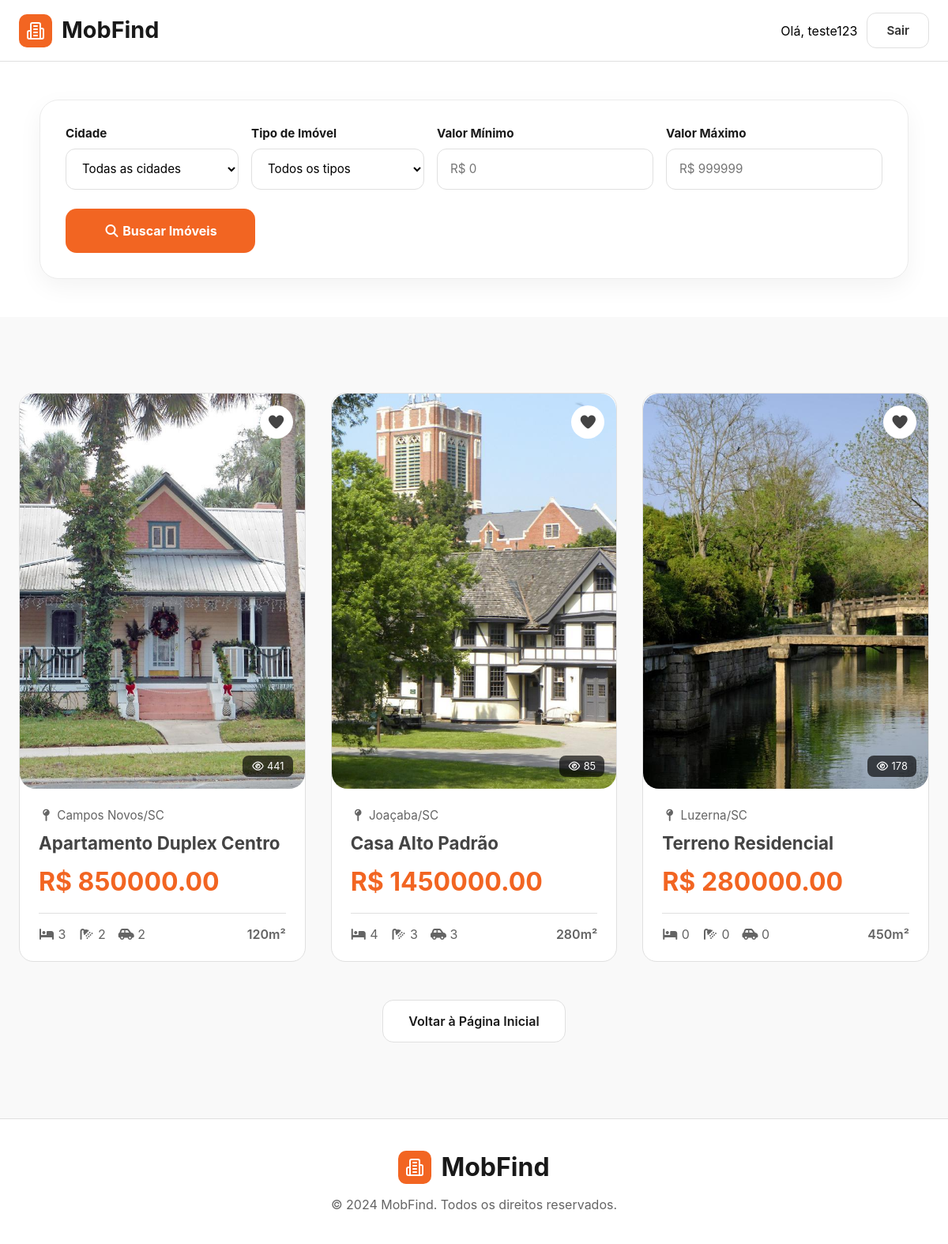
/properties/ (signed in), run on the app's committed database.
### core/models.py (models this page shows, shortened)
class Property(models.Model):
    title = models.CharField(
        max_length=255
    )
    description = models.TextField()
    city = models.ForeignKey(
        City,
        on_delete=models.PROTECT,
        related_name='properties'
    )
    property_type = models.ForeignKey(
        PropertyType,
        on_delete=models.PROTECT,
        related_name='properties'
    )
    price = models.DecimalField(
        max_digits=12,
        decimal_places=2
    )
    area = models.PositiveIntegerField()
    bedrooms = models.PositiveSmallIntegerField(
        default=0
    )
    bathrooms = models.PositiveSmallIntegerField(
        default=0
    )
    garages = models.PositiveSmallIntegerField(
        default=0
    )
    image = models.ImageField(
        upload_to='properties/',
        blank=True,
        null=True,
    )
    is_featured = models.BooleanField(
        default=False
    )
    is_active = models.BooleanField(
        default=True
    )
    views = models.PositiveIntegerField(
        default=0
    )
    created_at = models.DateTimeField(
        auto_now_add=True
    )
    updated_at = models.DateTimeField(
        auto_now=True
    )
    class Meta:
        verbose_name_plural = 'Properties'

class City(models.Model):
    name = models.CharField(
        max_length=100
    )
    state = models.CharField(
        max_length=2
    )
    class Meta:
        verbose_name = 'city'
        verbose_name_plural = 'cities'
    def __str__(self):
        return f'{self.name}/{self.state}'

### core/views.py (the view)
def properties(request):
    favorites_ids = []
    if request.user.is_authenticated:
        favorites_ids = list(
            Favorite.objects.filter(
                user=request.user
            ).values_list(
                'property_id',
                flat=True
            )
        )
    properties = Property.objects.filter(
        is_active=True
    )
    city_id = request.GET.get('city')
    property_type_id = request.GET.get('property_type')
    min_price = request.GET.get('min_price')
    max_price = request.GET.get('max_price')
    if city_id:
        properties = properties.filter(
            city_id=city_id
        )
    if property_type_id:
        properties = properties.filter(
            property_type_id=property_type_id
        )
    if min_price:
        properties = properties.filter(
            price__gte=min_price
        )
    if max_price:
        properties = properties.filter(
            price__lte=max_price
        )
    context = {
        'properties': properties,
        'cities': City.objects.all(),
        'property_types': PropertyType.objects.all(),
        'selected_city': city_id,
        'selected_property_type': property_type_id,
        'selected_min_price': min_price,
        'selected_max_price': max_price,
        'favorites_ids': favorites_ids,
    }
    return render(
        request,
        'pages/properties.html',
        context,
    )

### core/templates/pages/properties.html (shortened to what this page needs)
{% include 'partials/head.html' %}
<body>
    {% include 'partials/header.html' %}
    {% include 'partials/search-box.html' %}
    <section class="featured-properties">
        <div class="property-grid">
            {% for property in properties %}
            {% include 'partials/property-card.html' %}
            {% endfor %}
        </div>
        <div class="featured-actions">
            <a href="/" class="btn-view-all">
                Voltar à Página Inicial
            </a>
        </div>
    </section>
    {% include 'partials/footer.html' %}
</body>
</html>

### core/templates/partials/header.html (shortened to what this page needs)
<header>
    <div class="container">
        <div class="main-logo">
            <a href="/" class ="logo">
                <span class="logo-icon">
                </span>
                <span class="title">MobFind</span>
            </a>
        </div>
    <div class="header-actions">
        {% if user.is_authenticated %}
            <span class="user-name">
                Olá, {{ user.username }}
            </span>
            <a href="{% url 'core:logout' %}" class="btn btn-outline">
                Sair
            </a>
        {% endif %}
    </div>
    </div>
</header>

### core/templates/partials/property-card.html (shortened to what this page needs)
<article class="property-card">
    <div class="property-image">
        {% if user.is_authenticated %}
            <a
                href="{% url 'core:toggle_favorite' property.id %}"
                class="favorite-btn"
            >
                {% if property.id in favorites_ids %}
                    <i class="fa-solid fa-heart"></i>
                {% else %}
                    <i class="fa-regular fa-heart"></i>
                {% endif %}
            </a>
        {% endif %}
        <a href="{% url 'core:property_detail' property.id %}">
            {% if property.image %}
                <img src="{{ property.image.url }}" alt="">
            {% else %}
                <img src="https://loremflickr.com/1200/800/architecture,house" alt="">
            {% endif %}
        </a>
        <span class="property-views">
            <i class="fa-regular fa-eye"></i> {{ property.views }}
        </span>
    </div>
    <div class="property-content">
        <div class="property-city">
            <i class="fa-solid fa-map-pin"></i> {{ property.city }}
        </div>
        <h3>
            <a href="{% url 'core:property_detail' property.id %}">{{ property.title }}</a>
        </h3>
        <div class="property-price">
            R$ {{ property.price }}
        </div>
        <div class="property-details">
            <span>
                <i class="fa-solid fa-bed"></i> {{ property.bedrooms }}
            </span>
            <span>
                <i class="fa-solid fa-shower"></i> {{ property.bathrooms }}
            </span>
            <span>
                <i class="fa-solid fa-car-side"></i> {{ property.garages }}
            </span>
            <span class="property-area">
                {{ property.area }}m²
            </span>
        </div>
    </div>
</article>

### core/static/core/css/style.css (style rules this page uses)
* { padding: 0; margin: 0; box-sizing: border-box; font-family: var(--font-primary); }
a { text-decoration: none; color: var(--color-dark-text) }
:root { --color-primary: #F26522; --color-primary-lighter: #ee9972; --color-primary-darker: #b14b1b; --color-primary-hover: #fa9a6e; --color-primary-dark: #13141f; --color-primary-dark-hover: #212336; --color-primary-light: #d4ecfa; --color-primary-light-hover: #bdd8e7; --color-white: #fff; --color-black: #000; --color-dark-text: #444; --color-dark-text-hover: #666666; --color-info-light: #cce5ff; --color-debug-light: #cce5ff; --color-success-light: #d4edda; --color-alert-light: #fff3cd; --color-warning-light: #fff3cd; --color-error-light: #f8d7da; --color-info-dark: #4d86c4; --color-debug-dark: #4d86c4; --color-success-dark: #4a9c5d; --color-alert-dark: #927f40; --color-warning-dark: #927f40; --color-error-dark: #da525d; --color-gray-0: #f9f9f9; --color-gray-1: #e0e0e0; --color-gray-2: #c7c7c7; --color-gray-3: #aeaeae; --color-gray-4: #959595; --color-gray-5: #7d7d7d; --color-gray-6: #646464; --color-gray-7: #4b4b4b; --color-gray-8: #323232; --color-gray-9: #191919; --font-primary: 'Inter', -apple-system, BlinkMacSystemFont, 'Segoe UI', Roboto, Helvetica, Arial, sans-serif; --font-headings: 'Inter', -apple-system, BlinkMacSystemFont, 'Segoe UI', Roboto, Helvetica, Arial, sans-serif; --spacing-gutter-small: 1rem; --spacing-gutter-medium: 3rem; --spacing-gutter-large: 4rem; }
header { background-color: var(--color-white); border-bottom: 1px solid var(--color-gray-1); font-family: var(--font-primary); position: sticky; top: 0; z-index: 100; }
.container { max-width: 1200px; margin: 0 auto; display: flex; justify-content: space-between; align-items: center; padding: 1rem 1.5rem; }
.logo { display: flex; align-items: center; gap: 0.75rem; text-decoration: none; }
.logo-icon { width: 42px; height: 42px; display: flex; align-items: center; justify-content: center; background-color: var(--color-primary); color: var(--color-white); border-radius: 10px; }
.title { font-size: 1.8rem; font-weight: 700; color: var(--color-gray-9); line-height: 1; }
.header-actions { display: flex; align-items: center; gap: 0.75rem; }
.btn { display: inline-flex; align-items: center; justify-content: center; padding: 0.75rem 1.5rem; border-radius: 12px; text-decoration: none; font-size: 0.95rem; font-weight: 600; transition: all 0.2s ease; }
.btn-outline { background-color: var(--color-white); color: var(--color-gray-8); border: 1px solid var(--color-gray-1); }
.featured-properties { padding: 6rem 1.5rem; background-color: var(--color-gray-0); }
.property-grid { max-width: 1200px; margin: 0 auto; display: grid; grid-template-columns: repeat(3, 1fr); gap: 2rem; }
.property-card { background-color: var(--color-white); border-radius: 18px; overflow: hidden; border: 1px solid var(--color-gray-1); transition: .25s ease; }
.property-image { position: relative; }
.property-image img { width: 100%; height: 260px; object-fit: cover; display: block; }
.favorite-btn { position: absolute; top: 15px; right: 15px; width: 42px; height: 42px; border-radius: 50%; border: none; background-color: var(--color-white); cursor: pointer; font-size: 1.2rem; }
.property-views { position: absolute; right: 15px; bottom: 15px; background: rgba(0,0,0,.65); color: white; padding: .35rem .7rem; border-radius: 8px; font-size: .8rem; }
.property-content { padding: 1.5rem; }
.property-city { color: var(--color-gray-6); font-size: .95rem; margin-bottom: .75rem; }
.property-content h3 { font-size: 1.4rem; margin-bottom: 1rem; color: var(--color-gray-9); }
.property-price { font-size: 2rem; font-weight: 700; color: var(--color-primary); margin-bottom: 1.25rem; }
.property-details { display: flex; align-items: center; gap: 1rem; color: var(--color-gray-6); border-top: 1px solid var(--color-gray-1); padding-top: 1rem; }
.property-area { margin-left: auto; font-weight: 600; }
.featured-actions { display: flex; justify-content: center; margin-top: 3rem; }
.btn-view-all { display: inline-flex; align-items: center; justify-content: center; min-width: 220px; padding: 1rem 2rem; background-color: var(--color-white); border: 1px solid var(--color-gray-1); border-radius: 14px; text-decoration: none; color: var(--color-gray-9); font-weight: 600; transition: .2s ease; }
.property-image img { width: 100%; height: 500px; object-fit: cover; border-radius: 20px; }

### data on the page
Property: image (picture), views "441", city "Campos Novos/SC", title "Apartamento Duplex Centro", price "850000.00", bedrooms "3", bathrooms "2", garages "2", area "120"
Property: image (picture), views "85", city "Joaçaba/SC", title "Casa Alto Padrão", price "1450000.00", bedrooms "4", bathrooms "3", garages "3", area "280"
Property: image (picture), views "178", city "Luzerna/SC", title "Terreno Residencial", price "280000.00", bedrooms "0", bathrooms "0", garages "0", area "450"

### other printed values
{{ user.username }} "teste123"
